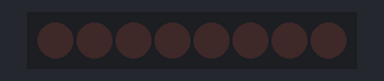
Bench run of a sketch on a simulated Arduino Uno, built with avr-gcc and run on an emulated ATmega328P. Shown: 8 shift-register outputs drawn as a row of LEDs (first output left, lit = HIGH). Wiring (inferred from the names in the program): shift register (74HC595): data pin 11; shift clock pin 8; latch pin 10. Wiring (inferred from the signals the program sends): row of LEDs: on Q0, Q1, Q2, Q3, Q4, Q5, Q6, Q7.

Above: at 0.5 s.
At 2.5 s:
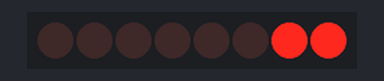
At 3.5 s:
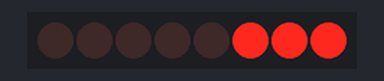
At 5.5 s:
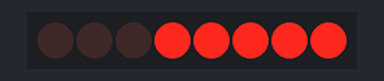
At 8.5 s:
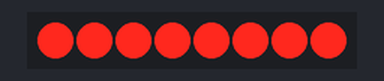
At 11.5 s:
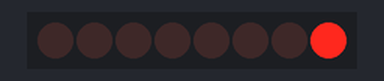
Timing chart, 0 to 13.0 s (numbered marks = the images above):
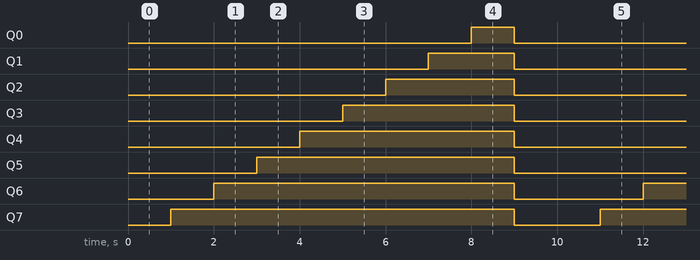

The sketch:

led_test.ino
```cpp
#define DATA_PIN 11     // Пин данных
#define LATCH_PIN 10    // Пин защелки
#define CLOCK_PIN 8    // Пин тактов синхронизации

byte b[9] = {         // Байты, которые будут последовательно циклически выводиться в регистре
    0b00000000,
    0b00000001,
    0b00000011,
    0b00000111,
    0b00001111,
    0b00011111,
    0b00111111,
    0b01111111,
    0b11111111,
};

void setup() {
    pinMode(DATA_PIN, OUTPUT);    // Инициализация пинов
    pinMode(CLOCK_PIN, OUTPUT);
    pinMode(LATCH_PIN, OUTPUT);
    digitalWrite(LATCH_PIN, HIGH); // Установка начального состояния защелки

//    out_595_shift(0b11110000);
}

void loop() {
    static byte i = 0; // Индекс текущего байта
    out_595_shift(b[i]); // Передача байта на регистр
    i = (i == 9) ? 0 : i + 1; // Подготовка следующего байта
//    out_595_shift(0b11111111);
    delay(1000); // Задержка между установками 1 сек
}

void out_595_shift(byte x) {
    digitalWrite(LATCH_PIN, LOW); // "Открываем защелку"
    shiftOut(DATA_PIN, CLOCK_PIN, LSBFIRST, x); // Отправляем данные
    digitalWrite(LATCH_PIN, HIGH); // "Закрываем защелку", выходные ножки регистра установлены
}
```

Measured:
- by itself, Q0: alternates HIGH for 1.0 s and LOW for 9.0 s
- by itself, Q1: alternates HIGH for 2.0 s and LOW for 8.0 s
- by itself, Q2: alternates HIGH for 3.0 s and LOW for 7.0 s
- by itself, Q3: alternates HIGH for 4.0 s and LOW for 6.0 s
- by itself, Q4: alternates HIGH for 5.0 s and LOW for 5.0 s
- by itself, Q5: alternates HIGH for 6.0 s and LOW for 4.0 s
- by itself, Q6: alternates HIGH for 7.0 s and LOW for 3.0 s
- by itself, Q7: alternates HIGH for 8.0 s and LOW for 2.0 s
